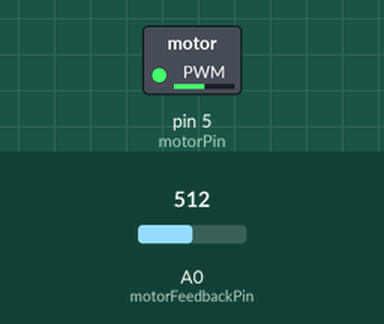
Bench run of a sketch on a simulated Arduino Uno, built with avr-gcc and run on an emulated ATmega328P. On the bench: switched loads named in the sketch (green lamp = pin HIGH). The test bench sets the inputs (shaded band); at power-on: A0 (motorFeedbackPin) = 512. What the sketch prints to the serial monitor is not drawn.

Above: at 0.1 s.
Timing chart, 0 to 1.6 s (numbered marks = the images above):
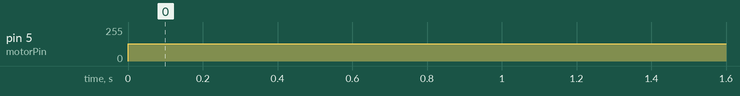

Measured:
- by itself, pin 5 (motorPin): 0/255 → 128/255 at 0.00 s

The sketch:

motor_current_feedback_test.ino
```cpp
// Tests the electrical current reading from the motor controller

const int motorPin = 5;
const int motorFeedbackPin = A0;

int motorFeedback = 0;

void setup() {
  Serial.begin(9600);
  pinMode(motorPin, OUTPUT);
  pinMode(motorFeedbackPin, INPUT);
}

void loop() {
  analogWrite(motorPin, 128);
  motorFeedback = analogRead(motorFeedbackPin);
  Serial.println(motorFeedback);
}
```
